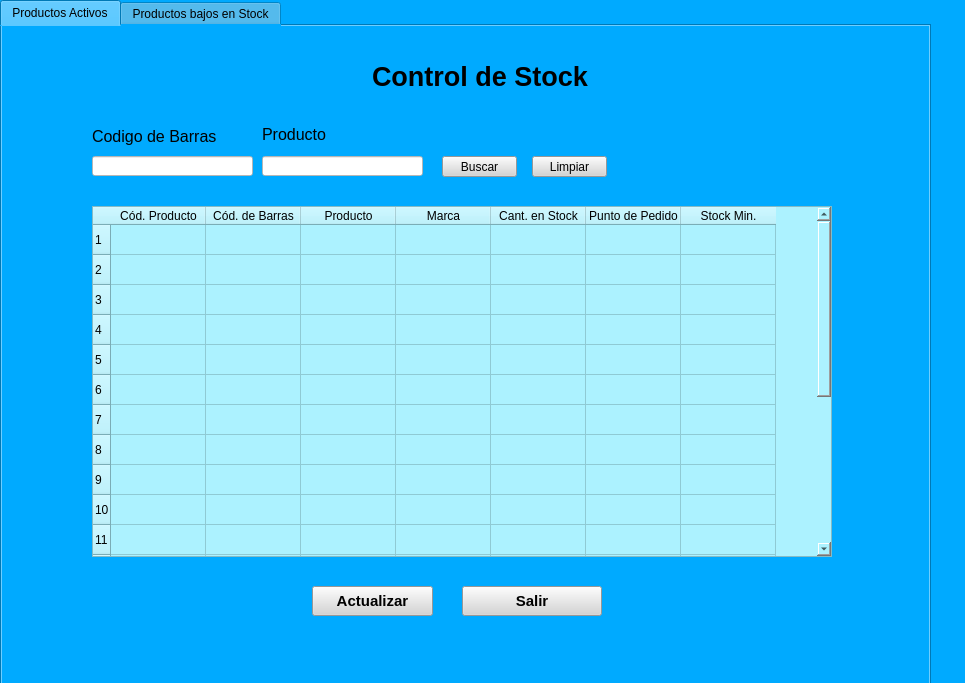
<?xml version="1.0" encoding="UTF-8"?>
<ui version="4.0">
 <class>controlDeStock</class>
 <widget class="QWidget" name="controlDeStock">
  <property name="geometry">
   <rect>
    <x>0</x>
    <y>0</y>
    <width>965</width>
    <height>683</height>
   </rect>
  </property>
  <property name="windowTitle">
   <string>Control De Stock</string>
  </property>
  <property name="styleSheet">
   <string notr="true">background-color: rgb(56, 213, 203);
background-color: rgb(0, 170, 255);</string>
  </property>
  <widget class="QTabWidget" name="tabWidget">
   <property name="geometry">
    <rect>
     <x>0</x>
     <y>0</y>
     <width>931</width>
     <height>701</height>
    </rect>
   </property>
   <property name="styleSheet">
    <string notr="true">background-color: rgb(56, 213, 203);
background-color: rgb(0, 170, 255);</string>
   </property>
   <property name="currentIndex">
    <number>0</number>
   </property>
   <widget class="QWidget" name="ProductosActivos">
    <attribute name="title">
     <string>Productos Activos</string>
    </attribute>
    <widget class="QLabel" name="label">
     <property name="geometry">
      <rect>
       <x>370</x>
       <y>30</y>
       <width>251</width>
       <height>41</height>
      </rect>
     </property>
     <property name="font">
      <font>
       <pointsize>20</pointsize>
       <weight>75</weight>
       <bold>true</bold>
      </font>
     </property>
     <property name="text">
      <string>Control de Stock</string>
     </property>
    </widget>
    <widget class="QLabel" name="label_2">
     <property name="geometry">
      <rect>
       <x>90</x>
       <y>100</y>
       <width>131</width>
       <height>21</height>
      </rect>
     </property>
     <property name="font">
      <font>
       <pointsize>12</pointsize>
      </font>
     </property>
     <property name="text">
      <string>Codigo de Barras</string>
     </property>
    </widget>
    <widget class="QLineEdit" name="input_codigo">
     <property name="geometry">
      <rect>
       <x>90</x>
       <y>130</y>
       <width>161</width>
       <height>20</height>
      </rect>
     </property>
     <property name="font">
      <font>
       <pointsize>12</pointsize>
      </font>
     </property>
     <property name="styleSheet">
      <string notr="true">background-color: rgb(255, 255, 255);</string>
     </property>
     <property name="maxLength">
      <number>15</number>
     </property>
    </widget>
    <widget class="QLineEdit" name="input_prod">
     <property name="geometry">
      <rect>
       <x>260</x>
       <y>130</y>
       <width>161</width>
       <height>20</height>
      </rect>
     </property>
     <property name="font">
      <font>
       <pointsize>12</pointsize>
      </font>
     </property>
     <property name="styleSheet">
      <string notr="true">background-color: rgb(255, 255, 255);</string>
     </property>
     <property name="maxLength">
      <number>20</number>
     </property>
    </widget>
    <widget class="QPushButton" name="btn_buscar">
     <property name="geometry">
      <rect>
       <x>440</x>
       <y>130</y>
       <width>75</width>
       <height>21</height>
      </rect>
     </property>
     <property name="styleSheet">
      <string notr="true">background-color: rgb(212, 212, 212);</string>
     </property>
     <property name="text">
      <string>Buscar</string>
     </property>
    </widget>
    <widget class="QTableWidget" name="table_product">
     <property name="enabled">
      <bool>true</bool>
     </property>
     <property name="geometry">
      <rect>
       <x>90</x>
       <y>180</y>
       <width>740</width>
       <height>351</height>
      </rect>
     </property>
     <property name="sizePolicy">
      <sizepolicy hsizetype="Expanding" vsizetype="Expanding">
       <horstretch>0</horstretch>
       <verstretch>0</verstretch>
      </sizepolicy>
     </property>
     <property name="minimumSize">
      <size>
       <width>740</width>
       <height>350</height>
      </size>
     </property>
     <property name="styleSheet">
      <string notr="true">background-color: rgb(172, 242, 255);</string>
     </property>
     <property name="midLineWidth">
      <number>1</number>
     </property>
     <property name="verticalScrollBarPolicy">
      <enum>Qt::ScrollBarAsNeeded</enum>
     </property>
     <property name="horizontalScrollBarPolicy">
      <enum>Qt::ScrollBarAsNeeded</enum>
     </property>
     <property name="sizeAdjustPolicy">
      <enum>QAbstractScrollArea::AdjustToContents</enum>
     </property>
     <property name="rowCount">
      <number>20</number>
     </property>
     <property name="columnCount">
      <number>7</number>
     </property>
     <attribute name="horizontalHeaderCascadingSectionResizes">
      <bool>false</bool>
     </attribute>
     <attribute name="horizontalHeaderDefaultSectionSize">
      <number>95</number>
     </attribute>
     <attribute name="horizontalHeaderMinimumSectionSize">
      <number>30</number>
     </attribute>
     <attribute name="verticalHeaderDefaultSectionSize">
      <number>30</number>
     </attribute>
     <row/>
     <row/>
     <row/>
     <row/>
     <row/>
     <row/>
     <row/>
     <row/>
     <row/>
     <row/>
     <row/>
     <row/>
     <row/>
     <row/>
     <row/>
     <row/>
     <row/>
     <row/>
     <row/>
     <row/>
     <column>
      <property name="text">
       <string>Cód. Producto</string>
      </property>
     </column>
     <column>
      <property name="text">
       <string>Cód. de Barras</string>
      </property>
     </column>
     <column>
      <property name="text">
       <string>Producto</string>
      </property>
     </column>
     <column>
      <property name="text">
       <string>Marca</string>
      </property>
     </column>
     <column>
      <property name="text">
       <string>Cant. en Stock</string>
      </property>
      <property name="textAlignment">
       <set>AlignCenter</set>
      </property>
     </column>
     <column>
      <property name="text">
       <string>Punto de Pedido</string>
      </property>
     </column>
     <column>
      <property name="text">
       <string>Stock Min.</string>
      </property>
     </column>
    </widget>
    <widget class="QLabel" name="label_3">
     <property name="geometry">
      <rect>
       <x>260</x>
       <y>100</y>
       <width>81</width>
       <height>16</height>
      </rect>
     </property>
     <property name="font">
      <font>
       <pointsize>12</pointsize>
      </font>
     </property>
     <property name="text">
      <string>Producto</string>
     </property>
    </widget>
    <widget class="QPushButton" name="btn_actualizar">
     <property name="geometry">
      <rect>
       <x>310</x>
       <y>560</y>
       <width>121</width>
       <height>30</height>
      </rect>
     </property>
     <property name="minimumSize">
      <size>
       <width>100</width>
       <height>30</height>
      </size>
     </property>
     <property name="font">
      <font>
       <pointsize>11</pointsize>
       <weight>75</weight>
       <bold>true</bold>
      </font>
     </property>
     <property name="cursor">
      <cursorShape>PointingHandCursor</cursorShape>
     </property>
     <property name="styleSheet">
      <string notr="true">background-color: rgb(212, 212, 212);</string>
     </property>
     <property name="text">
      <string>Actualizar</string>
     </property>
    </widget>
    <widget class="QPushButton" name="btn_volver">
     <property name="geometry">
      <rect>
       <x>460</x>
       <y>560</y>
       <width>140</width>
       <height>30</height>
      </rect>
     </property>
     <property name="minimumSize">
      <size>
       <width>140</width>
       <height>30</height>
      </size>
     </property>
     <property name="font">
      <font>
       <pointsize>11</pointsize>
       <weight>75</weight>
       <bold>true</bold>
      </font>
     </property>
     <property name="styleSheet">
      <string notr="true">background-color: rgb(212, 212, 212);</string>
     </property>
     <property name="text">
      <string>Salir</string>
     </property>
    </widget>
    <widget class="QPushButton" name="btn_limpiar">
     <property name="geometry">
      <rect>
       <x>530</x>
       <y>130</y>
       <width>75</width>
       <height>21</height>
      </rect>
     </property>
     <property name="styleSheet">
      <string notr="true">background-color: rgb(212, 212, 212);</string>
     </property>
     <property name="text">
      <string>Limpiar</string>
     </property>
    </widget>
   </widget>
   <widget class="QWidget" name="ProductosBajosStock">
    <attribute name="title">
     <string>Productos bajos en Stock</string>
    </attribute>
    <widget class="QLineEdit" name="input_prod_2">
     <property name="geometry">
      <rect>
       <x>260</x>
       <y>130</y>
       <width>161</width>
       <height>20</height>
      </rect>
     </property>
     <property name="font">
      <font>
       <pointsize>12</pointsize>
      </font>
     </property>
     <property name="styleSheet">
      <string notr="true">background-color: rgb(255, 255, 255);</string>
     </property>
     <property name="maxLength">
      <number>20</number>
     </property>
    </widget>
    <widget class="QLabel" name="label_4">
     <property name="geometry">
      <rect>
       <x>90</x>
       <y>100</y>
       <width>131</width>
       <height>21</height>
      </rect>
     </property>
     <property name="font">
      <font>
       <pointsize>12</pointsize>
      </font>
     </property>
     <property name="text">
      <string>Codigo de Barras</string>
     </property>
    </widget>
    <widget class="QLineEdit" name="input_codigo_2">
     <property name="geometry">
      <rect>
       <x>90</x>
       <y>130</y>
       <width>161</width>
       <height>20</height>
      </rect>
     </property>
     <property name="font">
      <font>
       <pointsize>12</pointsize>
      </font>
     </property>
     <property name="styleSheet">
      <string notr="true">background-color: rgb(255, 255, 255);</string>
     </property>
     <property name="maxLength">
      <number>15</number>
     </property>
    </widget>
    <widget class="QLabel" name="label_5">
     <property name="geometry">
      <rect>
       <x>260</x>
       <y>100</y>
       <width>81</width>
       <height>16</height>
      </rect>
     </property>
     <property name="font">
      <font>
       <pointsize>12</pointsize>
      </font>
     </property>
     <property name="text">
      <string>Producto</string>
     </property>
    </widget>
    <widget class="QLabel" name="label_6">
     <property name="geometry">
      <rect>
       <x>260</x>
       <y>30</y>
       <width>351</width>
       <height>41</height>
      </rect>
     </property>
     <property name="font">
      <font>
       <pointsize>20</pointsize>
       <weight>75</weight>
       <bold>true</bold>
      </font>
     </property>
     <property name="text">
      <string>Productos bajos en Stock</string>
     </property>
    </widget>
    <widget class="QPushButton" name="btn_buscar_2">
     <property name="geometry">
      <rect>
       <x>440</x>
       <y>130</y>
       <width>75</width>
       <height>21</height>
      </rect>
     </property>
     <property name="styleSheet">
      <string notr="true">background-color: rgb(212, 212, 212);</string>
     </property>
     <property name="text">
      <string>Buscar</string>
     </property>
    </widget>
    <widget class="QPushButton" name="btn_limpiar_2">
     <property name="geometry">
      <rect>
       <x>530</x>
       <y>130</y>
       <width>75</width>
       <height>21</height>
      </rect>
     </property>
     <property name="styleSheet">
      <string notr="true">background-color: rgb(212, 212, 212);</string>
     </property>
     <property name="text">
      <string>Limpiar</string>
     </property>
    </widget>
    <widget class="QPushButton" name="btn_volver_2">
     <property name="enabled">
      <bool>true</bool>
     </property>
     <property name="geometry">
      <rect>
       <x>580</x>
       <y>560</y>
       <width>120</width>
       <height>30</height>
      </rect>
     </property>
     <property name="minimumSize">
      <size>
       <width>120</width>
       <height>30</height>
      </size>
     </property>
     <property name="font">
      <font>
       <pointsize>11</pointsize>
       <weight>75</weight>
       <bold>true</bold>
      </font>
     </property>
     <property name="styleSheet">
      <string notr="true">background-color: rgb(212, 212, 212);</string>
     </property>
     <property name="text">
      <string>Salir</string>
     </property>
    </widget>
    <widget class="QTableWidget" name="table_product_2">
     <property name="enabled">
      <bool>true</bool>
     </property>
     <property name="geometry">
      <rect>
       <x>90</x>
       <y>180</y>
       <width>740</width>
       <height>351</height>
      </rect>
     </property>
     <property name="sizePolicy">
      <sizepolicy hsizetype="Expanding" vsizetype="Expanding">
       <horstretch>0</horstretch>
       <verstretch>0</verstretch>
      </sizepolicy>
     </property>
     <property name="minimumSize">
      <size>
       <width>740</width>
       <height>350</height>
      </size>
     </property>
     <property name="styleSheet">
      <string notr="true">background-color: rgb(172, 242, 255);
background-color: rgb(255, 255, 127);</string>
     </property>
     <property name="midLineWidth">
      <number>1</number>
     </property>
     <property name="verticalScrollBarPolicy">
      <enum>Qt::ScrollBarAsNeeded</enum>
     </property>
     <property name="horizontalScrollBarPolicy">
      <enum>Qt::ScrollBarAsNeeded</enum>
     </property>
     <property name="sizeAdjustPolicy">
      <enum>QAbstractScrollArea::AdjustToContents</enum>
     </property>
     <property name="rowCount">
      <number>20</number>
     </property>
     <property name="columnCount">
      <number>7</number>
     </property>
     <attribute name="horizontalHeaderCascadingSectionResizes">
      <bool>false</bool>
     </attribute>
     <attribute name="horizontalHeaderDefaultSectionSize">
      <number>95</number>
     </attribute>
     <attribute name="horizontalHeaderMinimumSectionSize">
      <number>30</number>
     </attribute>
     <attribute name="verticalHeaderDefaultSectionSize">
      <number>30</number>
     </attribute>
     <row/>
     <row/>
     <row/>
     <row/>
     <row/>
     <row/>
     <row/>
     <row/>
     <row/>
     <row/>
     <row/>
     <row/>
     <row/>
     <row/>
     <row/>
     <row/>
     <row/>
     <row/>
     <row/>
     <row/>
     <column>
      <property name="text">
       <string>Cód. Producto</string>
      </property>
     </column>
     <column>
      <property name="text">
       <string>Cód. de Barras</string>
      </property>
     </column>
     <column>
      <property name="text">
       <string>Producto</string>
      </property>
     </column>
     <column>
      <property name="text">
       <string>Marca</string>
      </property>
     </column>
     <column>
      <property name="text">
       <string>Cant. en Stock</string>
      </property>
      <property name="textAlignment">
       <set>AlignCenter</set>
      </property>
     </column>
     <column>
      <property name="text">
       <string>Punto de Pedido</string>
      </property>
     </column>
     <column>
      <property name="text">
       <string>Stock Min.</string>
      </property>
     </column>
    </widget>
    <widget class="QPushButton" name="btn_actualizar_2">
     <property name="geometry">
      <rect>
       <x>260</x>
       <y>560</y>
       <width>120</width>
       <height>30</height>
      </rect>
     </property>
     <property name="minimumSize">
      <size>
       <width>100</width>
       <height>30</height>
      </size>
     </property>
     <property name="font">
      <font>
       <pointsize>11</pointsize>
       <weight>75</weight>
       <bold>true</bold>
      </font>
     </property>
     <property name="cursor">
      <cursorShape>PointingHandCursor</cursorShape>
     </property>
     <property name="styleSheet">
      <string notr="true">background-color: rgb(212, 212, 212);</string>
     </property>
     <property name="text">
      <string>Actualizar</string>
     </property>
    </widget>
    <widget class="QPushButton" name="btn_imprimir">
     <property name="enabled">
      <bool>true</bool>
     </property>
     <property name="geometry">
      <rect>
       <x>420</x>
       <y>560</y>
       <width>120</width>
       <height>30</height>
      </rect>
     </property>
     <property name="minimumSize">
      <size>
       <width>120</width>
       <height>30</height>
      </size>
     </property>
     <property name="font">
      <font>
       <pointsize>11</pointsize>
       <weight>75</weight>
       <bold>true</bold>
      </font>
     </property>
     <property name="styleSheet">
      <string notr="true">background-color: rgb(212, 212, 212);</string>
     </property>
     <property name="text">
      <string>Imprimir lista</string>
     </property>
    </widget>
   </widget>
  </widget>
 </widget>
 <resources/>
 <connections/>
</ui>
